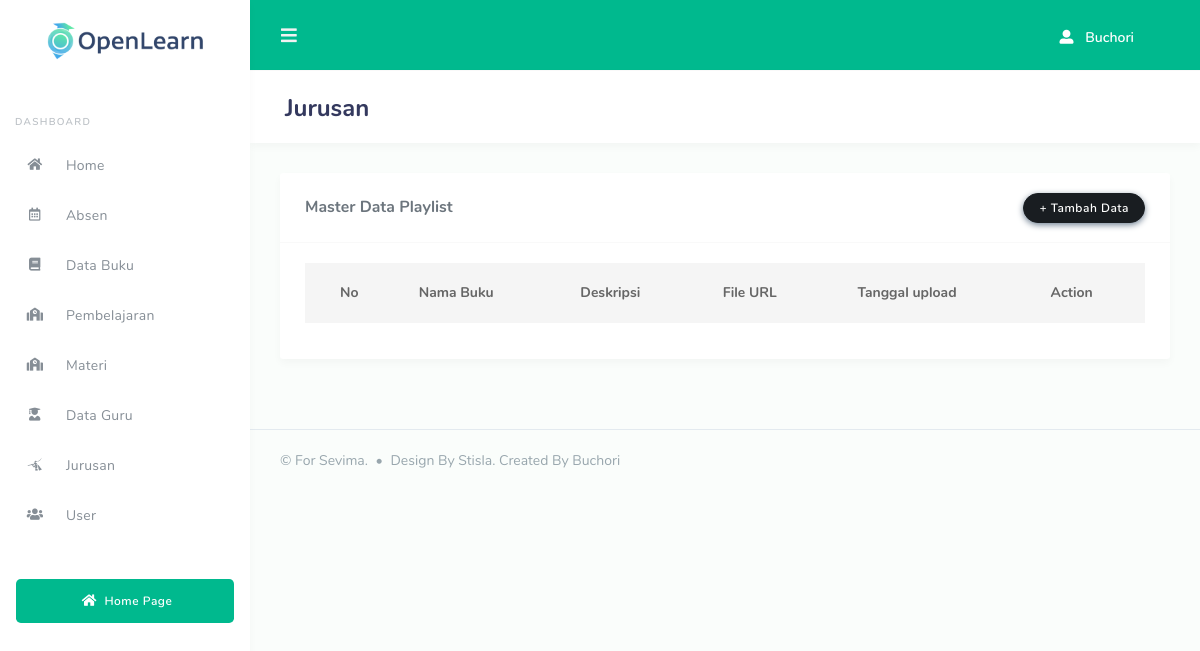
Page /codeigniter-sevima/index.php/buku/home on the earlier database version.
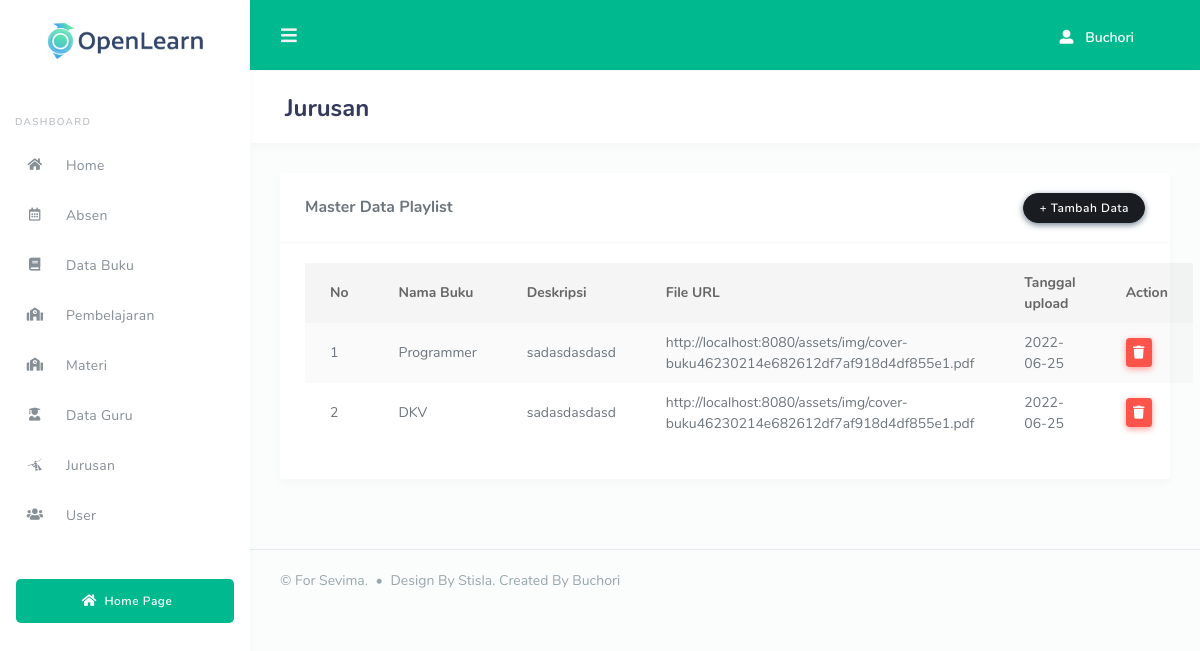
Same page on the later database version.
### tables this page shows
CREATE TABLE `sevima_buku` (
  `id_buku` int(12) NOT NULL,
  `nama_buku` varchar(256) NOT NULL,
  `desc_buku` text NOT NULL,
  `file_buku` varchar(256) NOT NULL,
  `diinput_tgl` date NOT NULL
);

### codeigniter-sevima/application/controllers/Buku.php (called while the page is built, shortened)
<?php
class Buku extends CI_Controller {
	function __construct(){
		$this->load->model('buku_model');
        $this->load->library('form_validation');
	}
	public function home()
	{
        $data['buku'] = $this->buku_model->getAll();
		$this->load->view('layout/dashboard/header');
		$this->load->view('dashboard/buku', $data);
		$this->load->view('layout/dashboard/footer');
	}
}

### codeigniter-sevima/index.php (called while the page is built, shortened)
<?php
require_once BASEPATH.'core/CodeIgniter.php';

### codeigniter-sevima/application/models/Buku_model.php (called while the page is built, shortened)
<?php
class Buku_model extends CI_Model {
    public function getAll()
    {
        return $this->db->get('sevima_buku')->result();
    }
}

### codeigniter-sevima/application/views/dashboard/buku.php (the view, shortened to what this page needs)
<div class="main-content">
    <section class="section">
      <div class="section-header ">
        <h1>Jurusan</h1>
      </div>
      <div class="section-body">
        <div class="row">
          <div class="col-12">
            <div class="card">
              <div class="card-header">
                <h4>Master Data Playlist</h4>
                <a href="" class="btn btn-dark ml-auto" data-toggle="modal" data-target="#add-buku">+ Tambah Data</a>
              </div>
              <div class="card-body">
                <div class=" ">
                  <table class="table table-striped display nowrap" style="width:100%" id="tb-admin_md">
                    <thead>
                      <tr>
                        <th class="text-center">
                         No
                        </th>
                        <th> Nama Buku</th>
                        <th>Deskripsi</th>
                        <th>File URL</th>
                        <th>Tanggal upload</th>
                        <th>Action</th>
                      </tr>
                    </thead>
                    <tbody>
                      <?php $no=1; foreach($buku as $row):?>
                      <tr id="<?= $row->id_buku?>">
                        <td>
                         <?= $no++?>
                        </td>
                        <td><?=$row->nama_buku?></td>
                        <td><?=$row->desc_buku?></td>
                        <td><?=$row->file_buku?></td>
                        <td><?=$row->diinput_tgl?></td>
                        <td>
                            <button type="" class="btn btn-danger btn-sm" id="remove">
                                <i class="fas fa-trash"></i>
                            </button>
                        </td>
                      </tr>
                      <?php endforeach; ?>
                    </tbody>
                  </table>
                </div>
              </div>
            </div>
          </div>
        </div>
      </div>
    </section>
</div>

Differences in the rows shown:
added sevima_buku: nama_buku "Programmer", desc_buku "sadasdasdasd", file_buku "http://localhost:8080/assets/img/cover-buku46230214e682612df7af918d4df855e1.pdf", diinput_tgl "2022-06-25"
added sevima_buku: nama_buku "DKV", desc_buku "sadasdasdasd", file_buku "http://localhost:8080/assets/img/cover-buku46230214e682612df7af918d4df855e1.pdf", diinput_tgl "2022-06-25"
